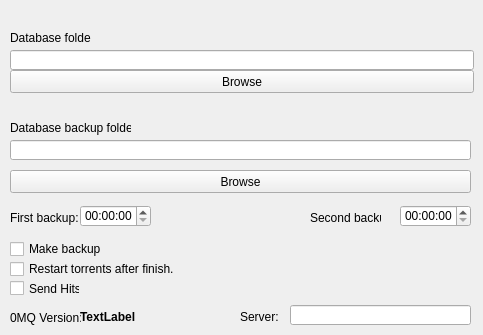
      <widget class="QWidget" name="bpPage">
       <widget class="QPushButton" name="browseButton">
        <property name="geometry">
         <rect>
          <x>10</x>
          <y>70</y>
          <width>464</width>
          <height>23</height>
         </rect>
        </property>
        <property name="text">
         <string>Browse</string>
        </property>
       </widget>
       <widget class="QLineEdit" name="dbPath">
        <property name="geometry">
         <rect>
          <x>10</x>
          <y>50</y>
          <width>464</width>
          <height>20</height>
         </rect>
        </property>
       </widget>
       <widget class="QLabel" name="label_23">
        <property name="geometry">
         <rect>
          <x>10</x>
          <y>30</y>
          <width>81</width>
          <height>16</height>
         </rect>
        </property>
        <property name="text">
         <string>Database folder</string>
        </property>
       </widget>
       <widget class="QLabel" name="label_24">
        <property name="geometry">
         <rect>
          <x>10</x>
          <y>120</y>
          <width>121</width>
          <height>16</height>
         </rect>
        </property>
        <property name="text">
         <string>Database backup folder</string>
        </property>
       </widget>
       <widget class="QLineEdit" name="dbPathBackup">
        <property name="geometry">
         <rect>
          <x>10</x>
          <y>140</y>
          <width>461</width>
          <height>20</height>
         </rect>
        </property>
       </widget>
       <widget class="QPushButton" name="backupBrowseButton">
        <property name="geometry">
         <rect>
          <x>10</x>
          <y>170</y>
          <width>461</width>
          <height>23</height>
         </rect>
        </property>
        <property name="text">
         <string>Browse</string>
        </property>
       </widget>
       <widget class="QCheckBox" name="redownloadActive">
        <property name="geometry">
         <rect>
          <x>10</x>
          <y>260</y>
          <width>171</width>
          <height>18</height>
         </rect>
        </property>
        <property name="text">
         <string>Restart torrents after finish.</string>
        </property>
       </widget>
       <widget class="QCheckBox" name="makeBackup">
        <property name="geometry">
         <rect>
          <x>10</x>
          <y>240</y>
          <width>91</width>
          <height>18</height>
         </rect>
        </property>
        <property name="text">
         <string>Make backup</string>
        </property>
       </widget>
       <widget class="QLabel" name="label_25">
        <property name="geometry">
         <rect>
          <x>10</x>
          <y>210</y>
          <width>71</width>
          <height>16</height>
         </rect>
        </property>
        <property name="text">
         <string>First backup:</string>
        </property>
       </widget>
       <widget class="QTimeEdit" name="firstBackup">
        <property name="geometry">
         <rect>
          <x>80</x>
          <y>205</y>
          <width>71</width>
          <height>22</height>
         </rect>
        </property>
       </widget>
       <widget class="QTimeEdit" name="secondBackup">
        <property name="geometry">
         <rect>
          <x>400</x>
          <y>205</y>
          <width>71</width>
          <height>22</height>
         </rect>
        </property>
       </widget>
       <widget class="QLabel" name="label_26">
        <property name="geometry">
         <rect>
          <x>310</x>
          <y>210</y>
          <width>71</width>
          <height>16</height>
         </rect>
        </property>
        <property name="text">
         <string>Second backup:</string>
        </property>
       </widget>
       <widget class="QCheckBox" name="sendHits">
        <property name="geometry">
         <rect>
          <x>10</x>
          <y>280</y>
          <width>70</width>
          <height>17</height>
         </rect>
        </property>
        <property name="text">
         <string>Send Hits</string>
        </property>
       </widget>
       <widget class="QLabel" name="label_27">
        <property name="geometry">
         <rect>
          <x>10</x>
          <y>310</y>
          <width>71</width>
          <height>16</height>
         </rect>
        </property>
        <property name="text">
         <string>0MQ Version:</string>
        </property>
       </widget>
       <widget class="QLabel" name="omq_version">
        <property name="geometry">
         <rect>
          <x>80</x>
          <y>309</y>
          <width>71</width>
          <height>16</height>
         </rect>
        </property>
        <property name="font">
         <font>
          <pointsize>9</pointsize>
          <weight>75</weight>
          <bold>true</bold>
         </font>
        </property>
        <property name="text">
         <string>TextLabel</string>
        </property>
       </widget>
       <widget class="QLineEdit" name="bp_server">
        <property name="geometry">
         <rect>
          <x>290</x>
          <y>305</y>
          <width>181</width>
          <height>20</height>
         </rect>
        </property>
       </widget>
       <widget class="QLabel" name="label_28">
        <property name="geometry">
         <rect>
          <x>240</x>
          <y>310</y>
          <width>46</width>
          <height>13</height>
         </rect>
        </property>
        <property name="text">
         <string>Server:</string>
        </property>
       </widget>
      </widget>
